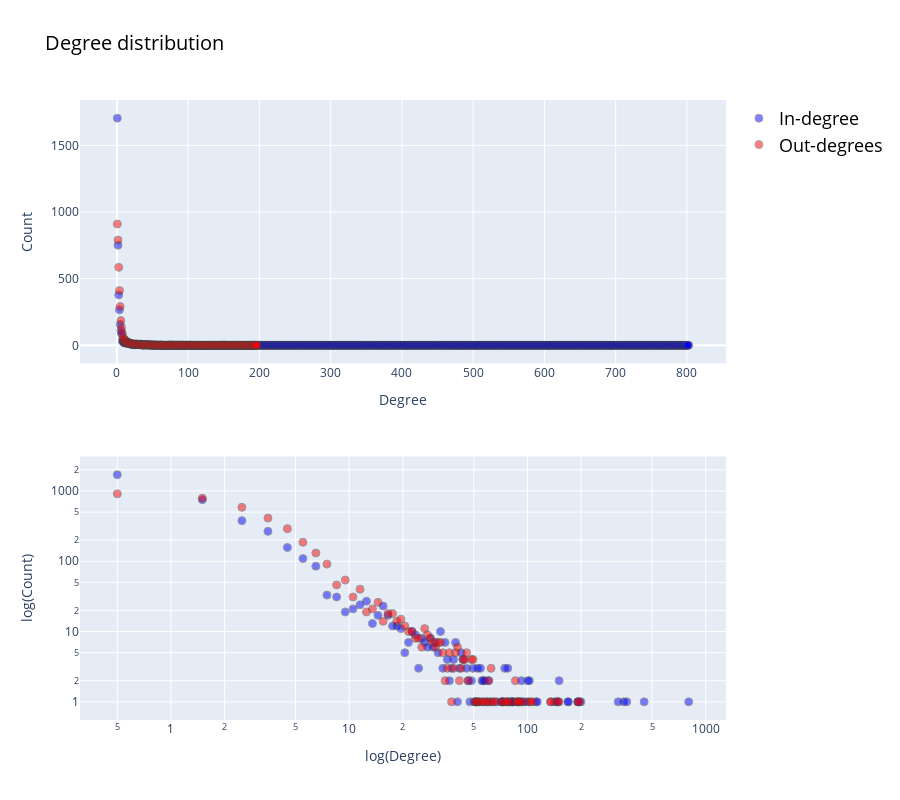

Source (notebook cell):
### Code cell
in_degree_vals = list(nx.get_node_attributes(G,'in_degree').values())
out_degree_vals = list(nx.get_node_attributes(G,'out_degree').values())

# Get hist values
hist_in, bins_in = np.histogram(in_degree_vals, bins = np.arange(np.min(in_degree_vals), np.max(in_degree_vals) + 2))
centered_in = (bins_in[:-1] + bins_in[1:]) / 2
hist_out, bins_out = np.histogram(out_degree_vals, bins = np.arange(np.min(out_degree_vals), np.max(out_degree_vals) + 2))
centered_out = (bins_out[:-1] + bins_out[1:]) / 2

df_in_degree = pd.DataFrame({"In-degree": hist_in, "Count": centered_in})
df_out_degree = pd.DataFrame({"Out-degree": hist_out, "Count": centered_out})

# Make figure
fig = go.Figure(make_subplots(rows=2, cols=1))

marker_layout_in = dict(size=8,color = "blue", line_width=1,opacity = 0.5)
marker_layout_out = dict(size=8,color = "red", line_width=1,opacity = 0.5)

# Add traces
fig.add_trace(go.Scatter(x=df_in_degree["Count"], y=df_in_degree["In-degree"],
                    mode='markers',
                    marker=marker_layout_in,
                    hoverinfo='none',
                    name='In-degree'), 
            row=1, col=1
            )

fig.add_trace(go.Scatter(x=df_out_degree["Count"], y=df_out_degree["Out-degree"],
                    mode='markers',
                    marker=marker_layout_out,
                    hoverinfo='none',
                    name='Out-degrees'),
            row=1, col=1
            )


fig.add_trace(go.Scatter(x=df_in_degree["Count"], y=df_in_degree["In-degree"],
                mode='markers',
                    marker=marker_layout_in,
                    hoverinfo='none',
                    name='In-degree',
                    showlegend  =False), 
            row=2, col=1
            )

fig.add_trace(go.Scatter(x=df_out_degree["Count"], y=df_out_degree["Out-degree"],
                    mode='markers',
                    marker=marker_layout_out,
                    hoverinfo='none',
                    name='Out-degrees',
                    showlegend  =False),
            row=2, col=1
            )

# Update xaxis properties
fig.update_xaxes(title_text="Degree", row=1, col=1)
fig.update_xaxes(title_text="log(Degree)", row=2, col=1, type="log")

# Update yaxis properties
fig.update_yaxes(title_text="Count", row=1, col=1)
fig.update_yaxes(title_text="log(Count)", row=2, col=1, type="log")

# Update title and height
fig.update_layout(title_text="Degree distribution", height=800)

fig.update_layout(
    legend=dict(
        font=dict(
            #family="Courier",
            size=18,
            color="black"
        )),
    title=dict(
        font=dict(
            #family="Courier",
            size=20,
            color="black"
        )
    )
    )

### Figure 1 — Plotly figure (JSON) as saved in the notebook; plotly's stock layout.template omitted (floating-point values rounded to 4 significant figures; data arrays with more than 128 entries replaced by an {"elided": "..."} marker saying what was removed)
{"data": [{"hoverinfo": "none", "marker": {"color": "blue", "line": {"width": 1}, "opacity": 0.5, "size": 8}, "mode": "markers", "name": "In-degree", "type": "scatter", "x": {"elided": "803 float values"}, "xaxis": "x", "y": {"elided": "803 int values"}, "yaxis": "y"}, {"hoverinfo": "none", "marker": {"color": "red", "line": {"width": 1}, "opacity": 0.5, "size": 8}, "mode": "markers", "name": "Out-degrees", "type": "scatter", "x": {"elided": "197 float values"}, "xaxis": "x", "y": {"elided": "197 int values"}, "yaxis": "y"}, {"hoverinfo": "none", "marker": {"color": "blue", "line": {"width": 1}, "opacity": 0.5, "size": 8}, "mode": "markers", "name": "In-degree", "showlegend": false, "type": "scatter", "x": {"elided": "803 float values"}, "xaxis": "x2", "y": {"elided": "803 int values"}, "yaxis": "y2"}, {"hoverinfo": "none", "marker": {"color": "red", "line": {"width": 1}, "opacity": 0.5, "size": 8}, "mode": "markers", "name": "Out-degrees", "showlegend": false, "type": "scatter", "x": {"elided": "197 float values"}, "xaxis": "x2", "y": {"elided": "197 int values"}, "yaxis": "y2"}], "layout": {"height": 800, "legend": {"font": {"color": "black", "size": 18}}, "title": {"font": {"color": "black", "size": 20}, "text": "Degree distribution"}, "xaxis": {"anchor": "y", "domain": [0, 1], "title": {"text": "Degree"}}, "xaxis2": {"anchor": "y2", "domain": [0, 1], "title": {"text": "log(Degree)"}, "type": "log"}, "yaxis": {"anchor": "x", "domain": [0.575, 1], "title": {"text": "Count"}}, "yaxis2": {"anchor": "x2", "domain": [0, 0.425], "title": {"text": "log(Count)"}, "type": "log"}}}
